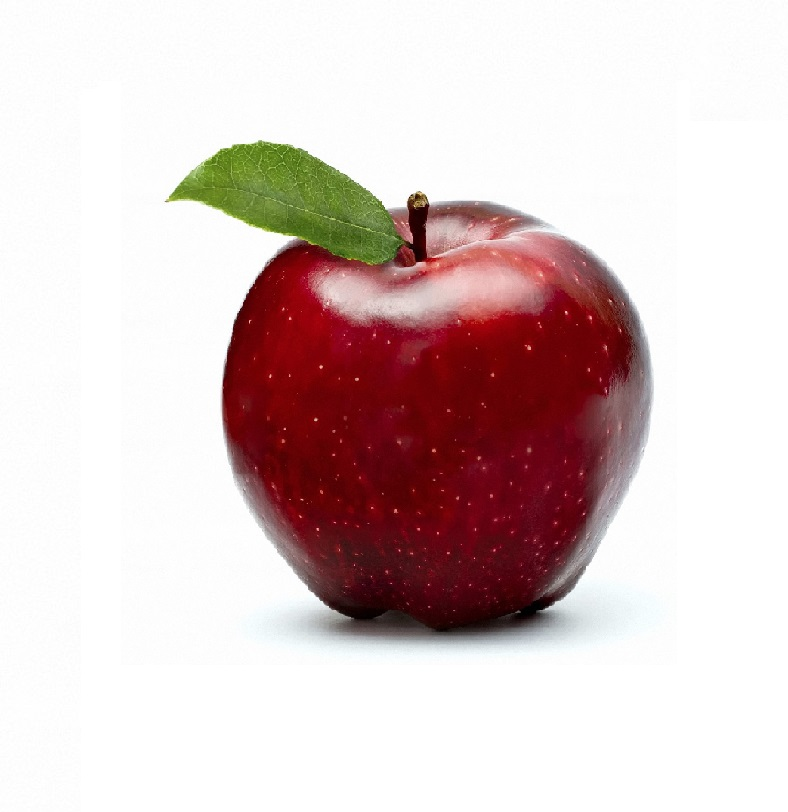
#> input picture segmentation/pic/apple.jpg, 788 x 812 px
$ python spectral.py
#> lines starting #> are read from the running program, lines starting #| are printed output that depends on the picture
import  cv2
import numpy as np
import matplotlib.pyplot as plt

def normalised_histogram_binning(hist, M=32, L=256):

    norm_hist = np.zeros((M, 1), dtype=np.float32)
    N = L // M
    counters = [range(x, x+N) for x in range(0, L, N)]
    for i, C in enumerate(counters):
        norm_hist[i] = 0
        for j in C:
            norm_hist[i] += hist[j]
    norm_hist = (norm_hist / norm_hist.max()) * 100
    return norm_hist


def valleys_estimation(hist, M=32, L=256):
    # stage one find valleys in the groupped histogram

    #  bin groupping to speed up the searching of sets that contain thresholds
    H = normalised_histogram_binning(hist, M, L)

    # find valley locations by determining the probability of the bin to become a valley in the normalized histogram distribution
    hsize = H.shape[0]
    probs = np.zeros((hsize, 1), dtype=int)

    for i in range(1, hsize-1):
        if H[i] > H[i-1] or H[i] > H[i+1]:
            probs[i] = 0

        elif H[i] < H[i-1] and H[i] == H[i+1]:
            probs[i] = 1

        elif H[i] == H[i-1] and H[i] < H[i+1]:
            probs[i] = 3

        elif H[i] < H[i-1] and H[i] < H[i+1]:
            probs[i] = 4

        elif H[i] == H[i-1] and H[i] == H[i+1]:
            probs[i] = probs[i-1]

    for i in range(1, hsize-1):
        if probs[i] != 0:
            probs[i] = (probs[i-1] + probs[i] + probs[i+1]) // 4

    valleys = [i for i, x in enumerate(probs) if x > 0]

    return valleys

def optimized_otsu(hist):
    """"
    Adapted from https://github.com/subokita/Sandbox/blob/master/otsu.py
    """
    num_bins = hist.shape[0]
    total = hist.sum()
    sum_total = np.dot(range(0, num_bins), hist)

    weight_background = 0.0
    sum_background = 0.0

    optimum_value = 0
    maximum = -np.inf

    for t in range(0, num_bins):
        # background weight will be incremented, while foreground's will be reduced
        weight_background += hist.item(t)
        if weight_background == 0:
            continue
        weight_foreground = total - weight_background
        if weight_foreground == 0:
            break

        sum_background += t * hist.item(t)
        mean_foreground = (sum_total - sum_background) / weight_foreground
        mean_background = sum_background / weight_background

        inter_class_variance = weight_background * weight_foreground * \
            (mean_background - mean_foreground) ** 2

        # find the threshold with maximum variances between classes
        if inter_class_variance > maximum:
            optimum_value = t
            maximum = inter_class_variance
    return optimum_value, maximum


def threshold_valleys(hist, valleys, N):
    # stage two perform Otsu threshold to the estimated valley regions

    thresholds = []
    for valley in valleys:
        start_pos = (valley * N) - N
        end_pos = (valley + 2) * N
        h = hist[start_pos:end_pos]
        sub_threshold, val = optimized_otsu(hist=h)
        thresholds.append((start_pos + sub_threshold, val))

    #sort based on between class variance
    thresholds.sort(key=lambda x: x[1], reverse=True)
    thresholds = list(map(lambda x: x[0], thresholds))
    #print(thresholds)
    return thresholds


def multithreshold_image(img, thresholds):
    # multithreshold a single-channel image using provided thresholds

    masks = np.zeros((len(thresholds) + 1, img.shape[0], img.shape[1]), bool)

    for i, t in enumerate(sorted(thresholds)):
        masks[i+1] = (img > t)

    #background
    if len(thresholds)>1:
        masks[0] = ~masks[1]

    for i in range(1, len(masks) - 1):
        masks[i] = masks[i] ^ masks[i+1]


    return masks

def show_thresholds(src_img, dst_img ,thresholds):
    colors = [(255, 255, 0) , (128,255,0) , (0,255,255) , (0, 128, 255), (127,0,255) , (255, 0, 255)  , (255,0, 127), (153,0,76), (153, 0, 153), (76, 0, 153) , (0,0,102),(255, 155, 0) , (128,255,128) , (100,0,255) , (200, 0, 200)  , (250,0, 107), (153,50,76), (255,255,255) , (0, 50, 200), (50,50,255) ,(0,0,0),(10,70,50),(90,200,170),(140,60,200),(80,80,80),(10,255,155),(0,0,70),(70,0,0),(80,80,255),(0,70,0),(100,200,100),(200,1170,80)]

    masks = multithreshold_image(src_img, thresholds)

    for i, mask in enumerate(masks):
        dst_img[mask] = colors[i]

    # [8 lines of commented-out code are left out]

    return dst_img


def spectral_thresholding(img, L=256, M=32):
    """ Two Stage Multithreshold Otsu thresholding , based on Automatic multilevel thresholding based on two-stage Otsu method with cluster
        determination by valley estimation. International Journal of Innovative Computing, Information and Control, 7(10), 56315644
    """
    hist = cv2.calcHist([img], channels=[0], mask=None, histSize=[L], ranges=[0, L] )

    #get num of vals in each bin
    N = L // M
    valleys = valleys_estimation(hist, M, L)
    thresholds = threshold_valleys(hist, valleys, N)

    #show thresholds
    img_1 = cv2.cvtColor(img, cv2.COLOR_GRAY2RGB)
    thresholded_im=show_thresholds(img, img_1, thresholds)
    # plt.figure()
    # plt.imshow(thresholded_im)
    # plt.show()

    return thresholds , thresholded_im


if __name__ == "__main__":

    # read the image in grey scale
    image = cv2.imread("pic/apple.jpg",0)
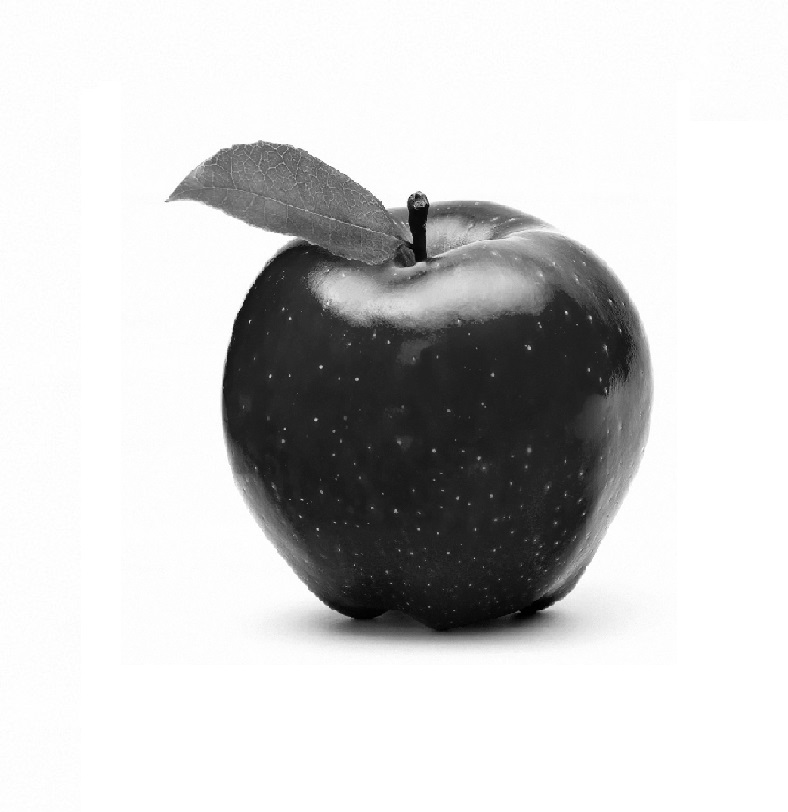
#> image: shape (812, 788); min 0, max 255, mean 206

    # De-noise the image with gaussian blur
    image = cv2.GaussianBlur(image, (5, 5), 0)

    #spectral thresholding
    thresholds , thresholded_im = spectral_thresholding(image)
#> in spectral_thresholding, `hist = cv2.calcHist([img], channels=[0], mask=None, histSize=[L], rang..`: hist = 256 values, max 186785 at index 255, min 0 at index 0, mean 2499.4
#> after the loop in normalised_histogram_binning, `for i, C in enumerate(counters):`: norm_hist = 32 values, max 462993 at index 31, min 469 at index 0, mean 19995.5
#> in normalised_histogram_binning, `norm_hist = (norm_hist / norm_hist.max()) * 100`: norm_hist = 32 values, max 100 at index 31, min 0.101 at index 0, mean 4.32
#> in valleys_estimation, `H = normalised_histogram_binning(hist, M, L)`: H has the same summary as norm_hist in normalised_histogram_binning
#> after the loop in valleys_estimation, `for i in range(1, hsize-1):`: probs = 32 values, max 4 at index 9, min 0 at index 0, mean 0.375
#> after the loop in valleys_estimation, `for i in range(1, hsize-1):`: probs = 32 values, max 1 at index 9, min 0 at index 0, mean 0.0938
#> in valleys_estimation, `valleys = [i for i, x in enumerate(probs) if x > 0]`: valleys = [9, 21, 27]
#> the loop in threshold_valleys, `for valley in valleys:` made 3 passes
#> (valley, start_pos, end_pos, total in optimized_otsu, sum_total in optimized_otsu, val) on passes 1 to 3: (9, 64, 88, 7996, [93466], [2.54e+09]), (21, 160, 184, 6394, [71824], [1.53e+09]), (27, 208, 232, 5489, [59431], [1.31e+09])
#> after the loop in threshold_valleys, `for valley in valleys:`: thresholds = [(75, [2.54e+09]), (171, [1.53e+09]), (219, [1.31e+09])]
#> in threshold_valleys, `thresholds = list(map(lambda x: x[0], thresholds))`: thresholds = [75, 171, 219]
#> the loop in multithreshold_image, `for i, t in enumerate(sorted(thresholds)):` made 3 passes
#> t on passes 1 to 3: 75, 171, 219
#> the loop in multithreshold_image, `for i in range(1, len(masks) - 1):` made 2 passes
#> the loop in show_thresholds, `for i, mask in enumerate(masks):` made 4 passes
#> after the loop in show_thresholds, `for i, mask in enumerate(masks):`:
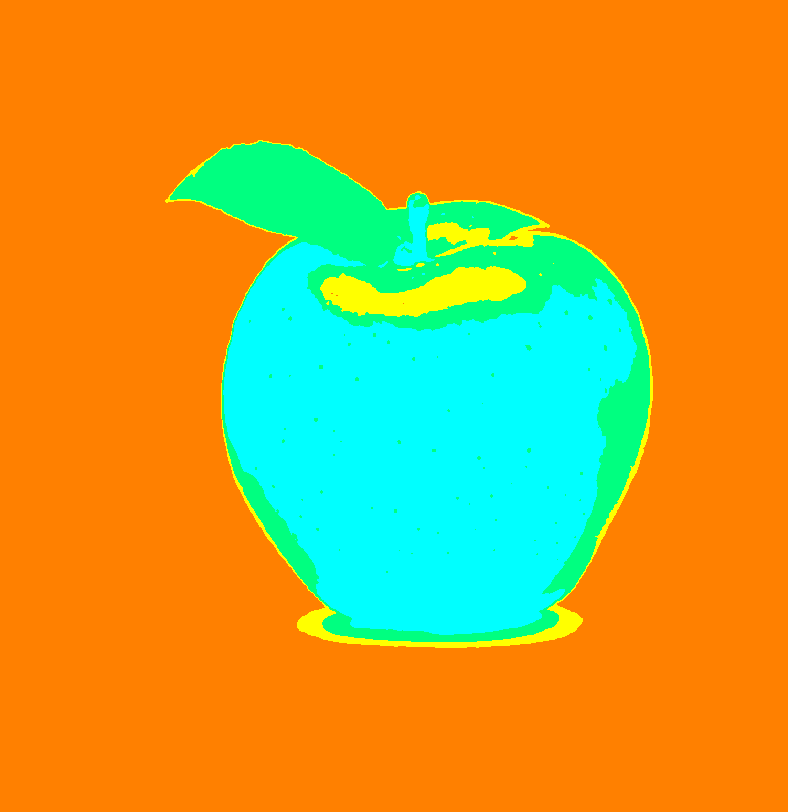
#> dst_img: shape (812, 788, 3); mean B, G, R 52.4, 161.2, 193.7
#> thresholds = [75, 171, 219]

    #show thresholds
    cv2.imshow('spectral thresholding', thresholded_im)

    cv2.waitKey(0)
